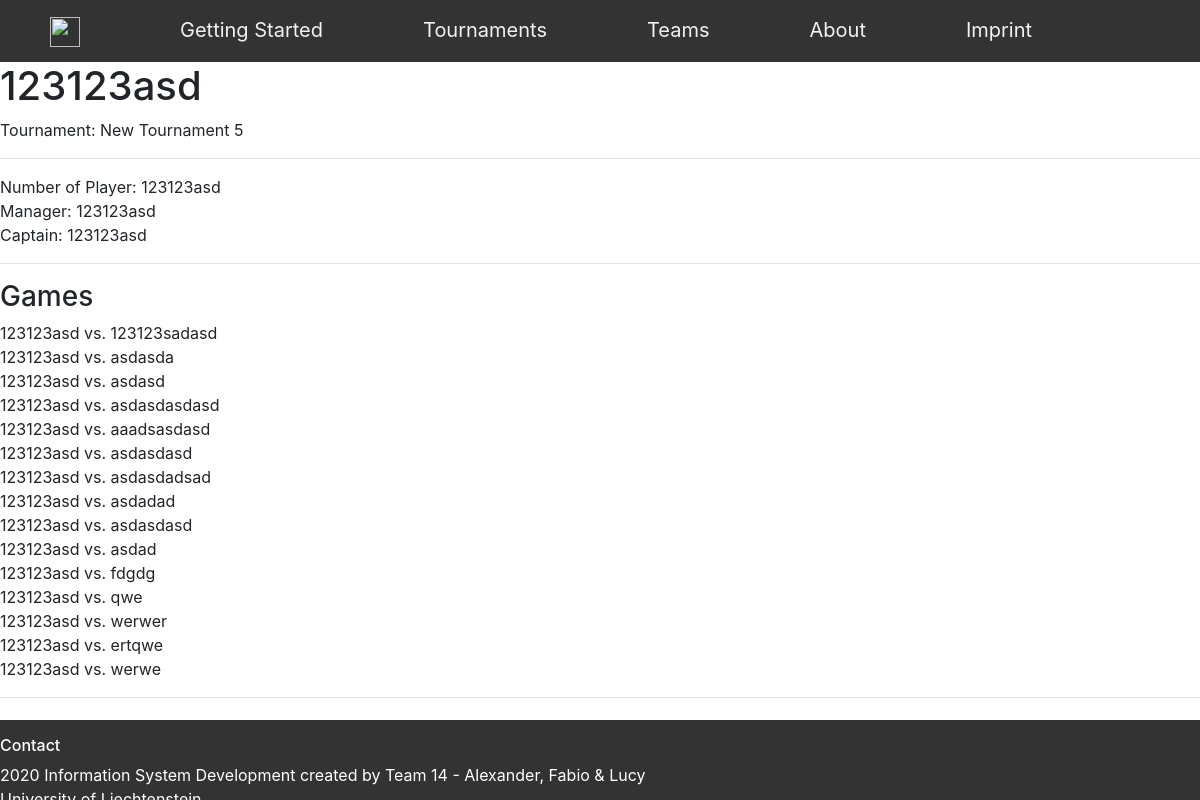
/Team/67/, run on the app's committed database.
### Team/models.py (models this page shows, shortened)
class Team(models.Model):
    TeamName = models.CharField(max_length=120)
    NrOfPlayer = models.DecimalField(default=6, decimal_places=0, max_digits=2, validators=[MinValueValidator(5), MaxValueValidator(30)])
    Manager = models.CharField(max_length=120, default="")
    Captain = models.CharField(max_length=120, default="")
    Tournament = models.ForeignKey(Tournament, blank=True, null=True, on_delete=models.CASCADE)

### Tournament/models.py (models this page shows, shortened)
class Tournament(models.Model):
    TOURNAMENT_CHOICES = (
        ('8 Teams', '8 Teams'),
        ('16 Teams', '16 Teams'),
        ('32 Teams', '32 Teams'),
    )
    TournamentName = models.CharField(max_length=120)
    TournamentSize = models.CharField(max_length=120, choices=TOURNAMENT_CHOICES, default='Tournamentsize')
    def __str__(self):
        return self.TournamentName

### Team/views.py (the view)
# urls.py: path('<int:pk>/', (views.TeamDetailsView.as_view()), name='Details'),
class TeamDetailsView(View):
    def get(self, request, *args, **kwargs):
        team = Team.objects.get(pk=kwargs["pk"])
        opponents = Team.objects.filter(Tournament=team.Tournament).exclude(TeamName=team.TeamName)
        return render(request, "Team/TeamDetails.html", context={
            "pk": kwargs["pk"],
            "team": team,
            "opponents": opponents
        })

### templates/Team/TeamDetails.html
{% extends 'Base/base_3_content.html' %}
{% load static %}
{% block mainContent %}
    <h1>{{ team.TeamName }}</h1>
    Tournament: {{ team.Tournament }}
{% endblock %}
{% block mainContent2 %}
    Number of Player: {{ team.TeamName }}<br>
    Manager: {{ team.TeamName }}<br>
    Captain: {{ team.TeamName }}
{% endblock %}
{% block mainContent3 %}
<h3>Games</h3>
    {% for obj in opponents %}
        {{ team.TeamName }} vs. {{ obj.TeamName }}<br>
    {% endfor %}
{% endblock %}

### data on the page
Team: TeamName "123123asd", Tournament "New Tournament 5"
Team: TeamName "123123sadasd"
Team: TeamName "asdasda"
Team: TeamName "asdasd"
Team: TeamName "asdasdasdasd"
Team: TeamName "aaadsasdasd"
Team: TeamName "asdasdasd"
Team: TeamName "asdasdadsad"
Team: TeamName "asdadad"
Team: TeamName "asdasdasd"
Team: TeamName "asdad"
Team: TeamName "fdgdg"
Team: TeamName "qwe"
Team: TeamName "werwer"
Team: TeamName "ertqwe"
Team: TeamName "werwe"
